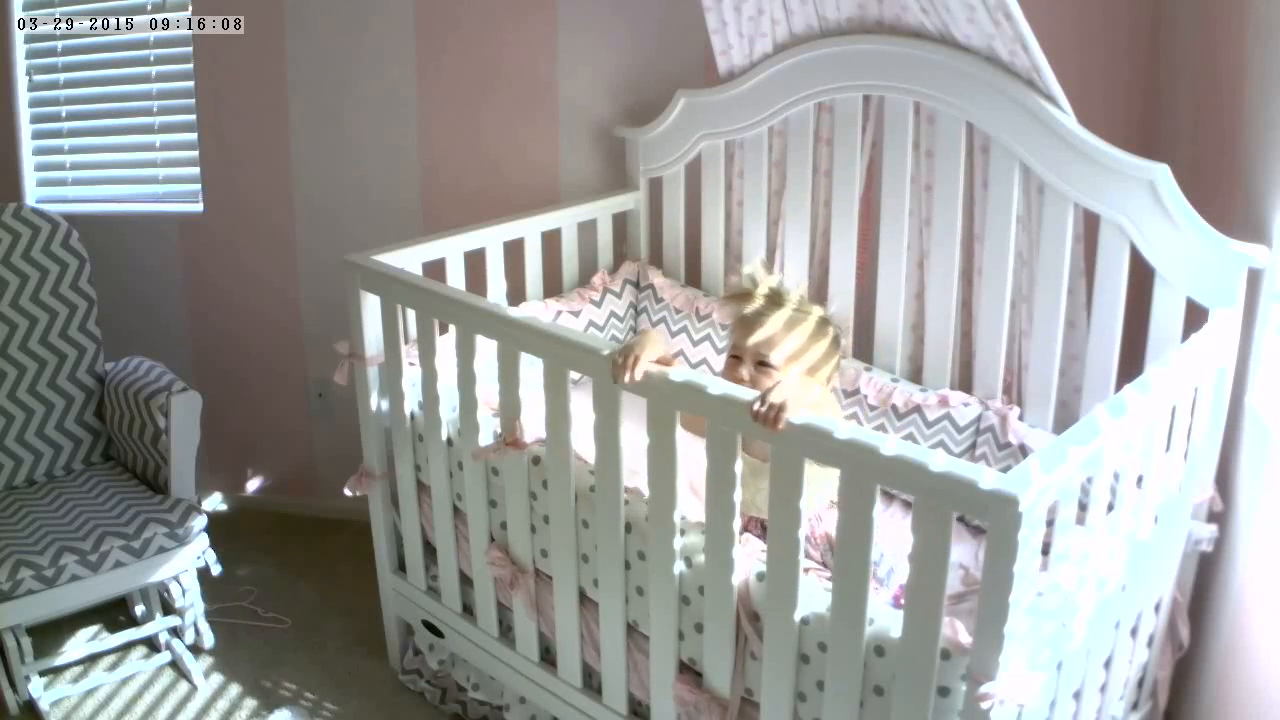
#> input picture frame 39 of 1.mp4, 1280 x 720 px, given in place of 3.mp4, which was not available
$ python edgedetection.py   (older library calls are emulated)
#> lines starting #> are read from the running program, lines starting #| are printed output that depends on the picture; pictures that were not available may be replaced by others from this repository, and a replacement may not be noted
import cv2
import numpy as np

cap = cv2.VideoCapture('3.mp4')
while True:
    _,frame = cap.read()
#> frame is the input picture: shape (720, 1280, 3); mean B, G, R 154.7, 156.5, 156.1

    laplacian= cv2.Laplacian(frame,cv2.CV_64F)
    sobelx = cv2.Sobel(frame,cv2.CV_64F,1,0,ksize=21)
    sobely = cv2.Sobel(frame,cv2.CV_64F,0,1,ksize=21)
    edges = cv2.Canny(frame,100,100)
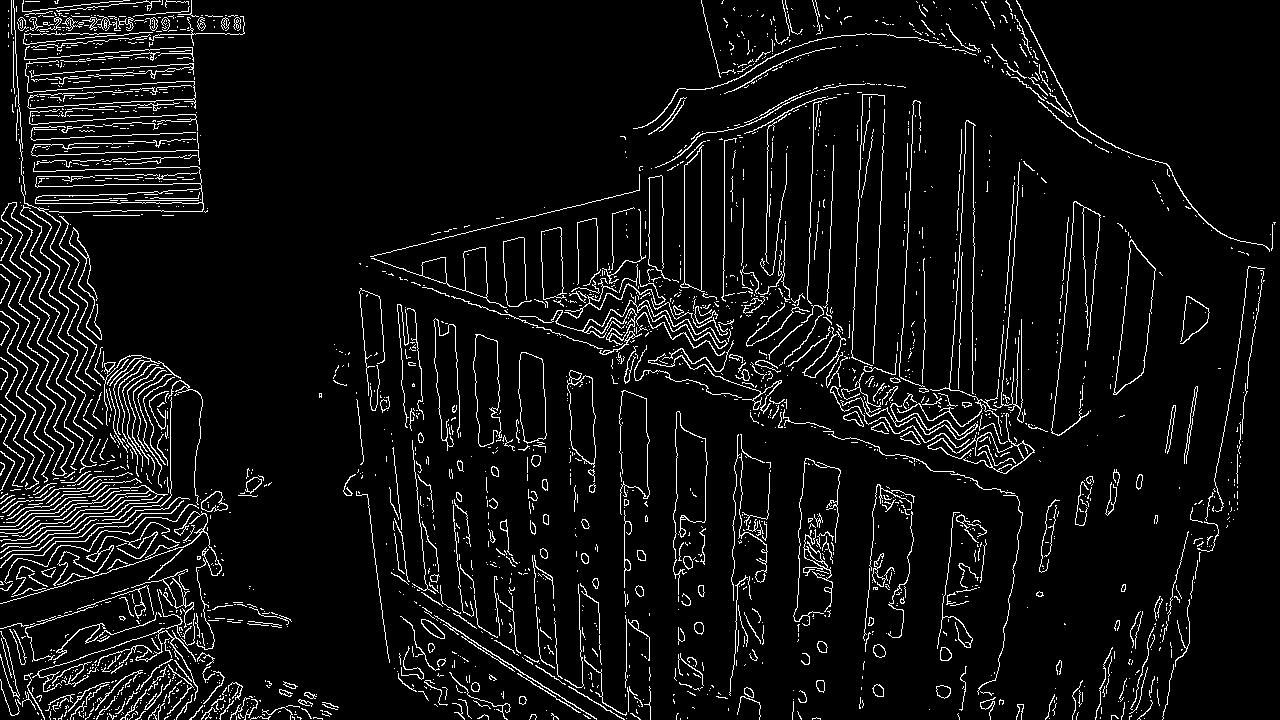
#> edges: shape (720, 1280); 6.5% white in thin lines or dots

    cv2.imshow('Original',frame)
    cv2.imshow('laplacian',laplacian)
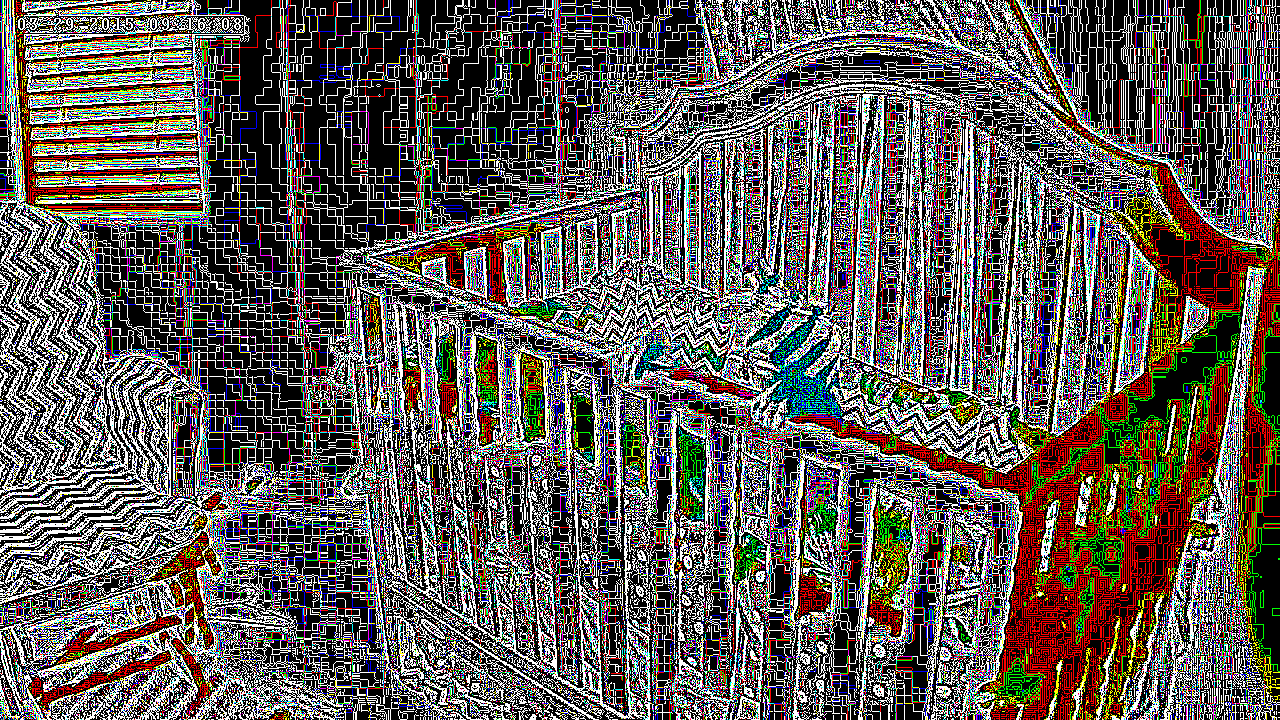
#> window 'laplacian': shape (720, 1280, 3); mean B, G, R 86.5, 91, 96.8
    cv2.imshow('X',sobelx)
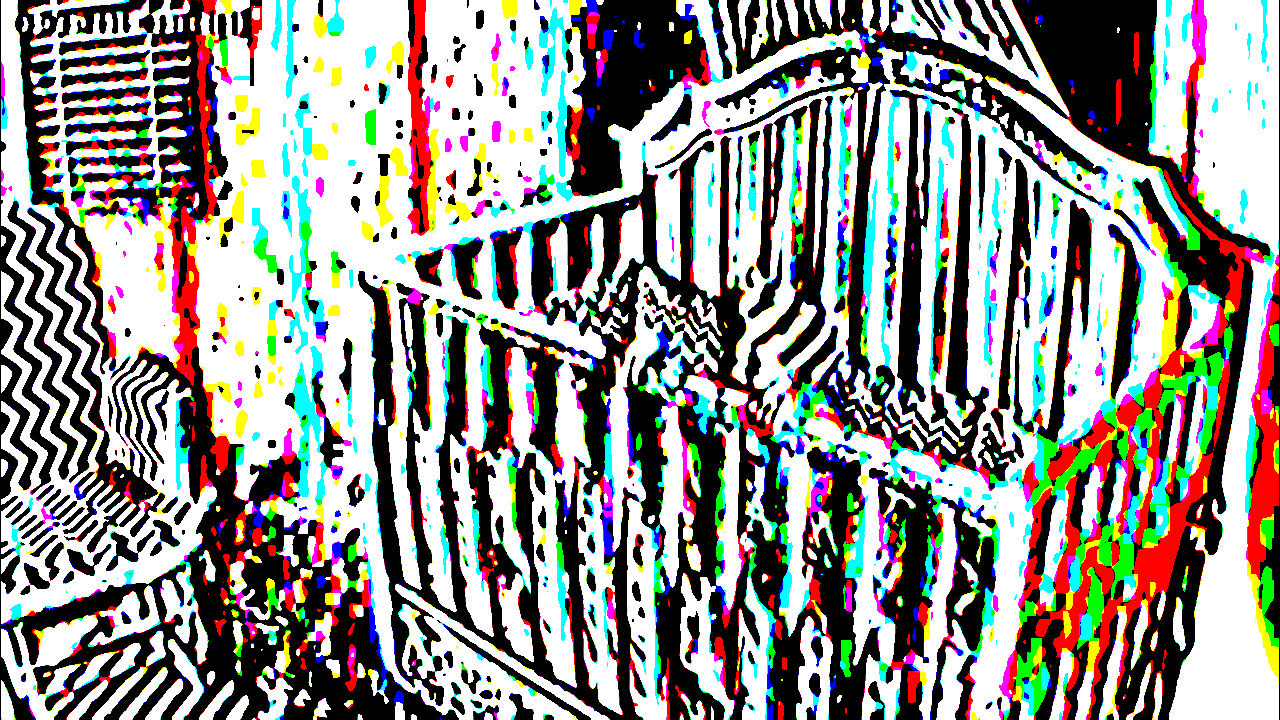
#> window 'X': shape (720, 1280, 3); mean B, G, R 140.1, 144.7, 145
    cv2.imshow('Y',sobely)
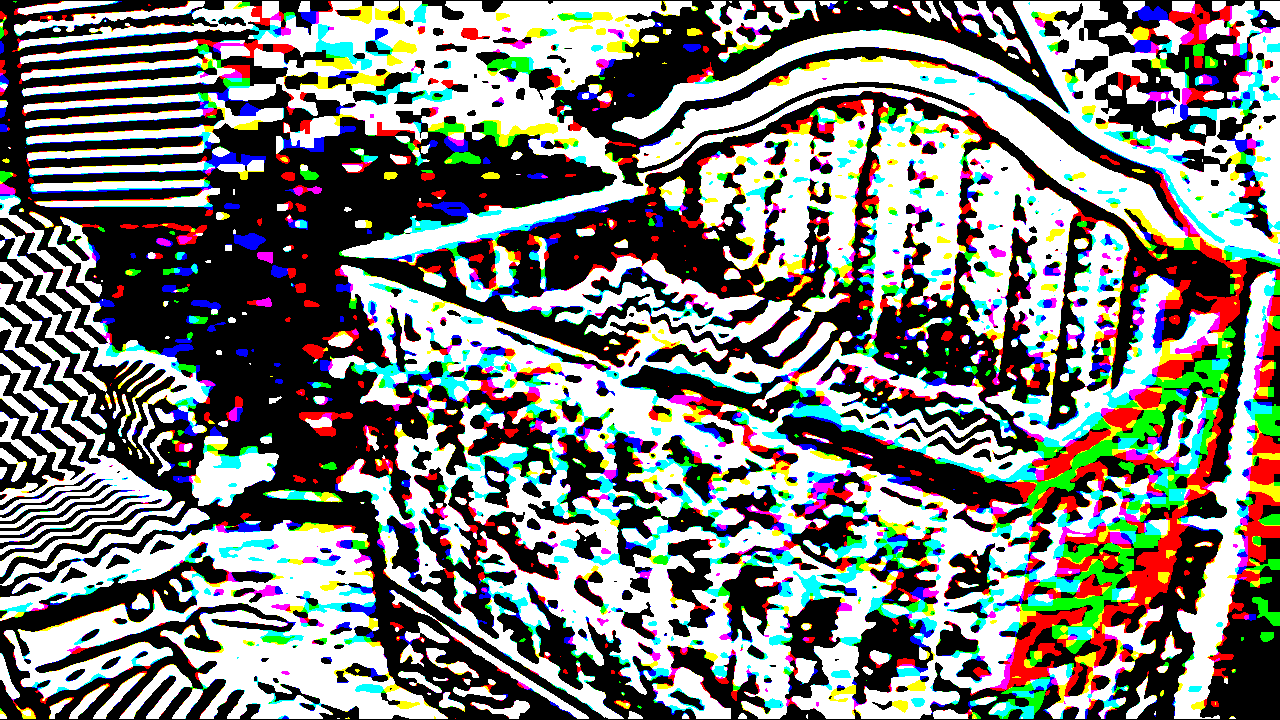
#> window 'Y': shape (720, 1280, 3); mean B, G, R 121.7, 125.6, 123.9
    cv2.imshow('EDge',edges)

    k=cv2.waitKey(5) & 0xFF
#> (key Esc is pressed here)
    if k==27:
        break
#> (the run stopped early here; a loop or call above may not have finished)

$ run again, starting later in the video
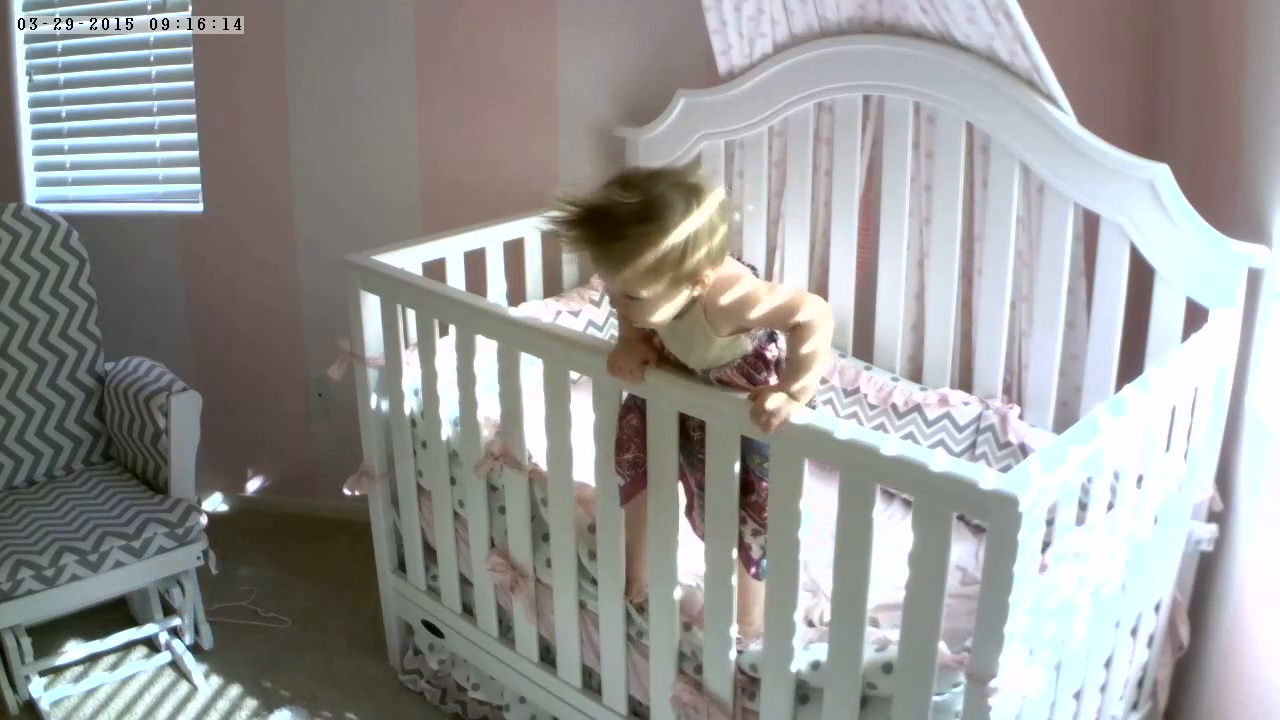
#> input picture frame 177 of 1.mp4, 1280 x 720 px, given in place of 3.mp4, which was not available
#> frame is the input picture: shape (720, 1280, 3); mean B, G, R 149.8, 151.3, 151.5
#> `edges = cv2.Canny(frame,100,100)`:
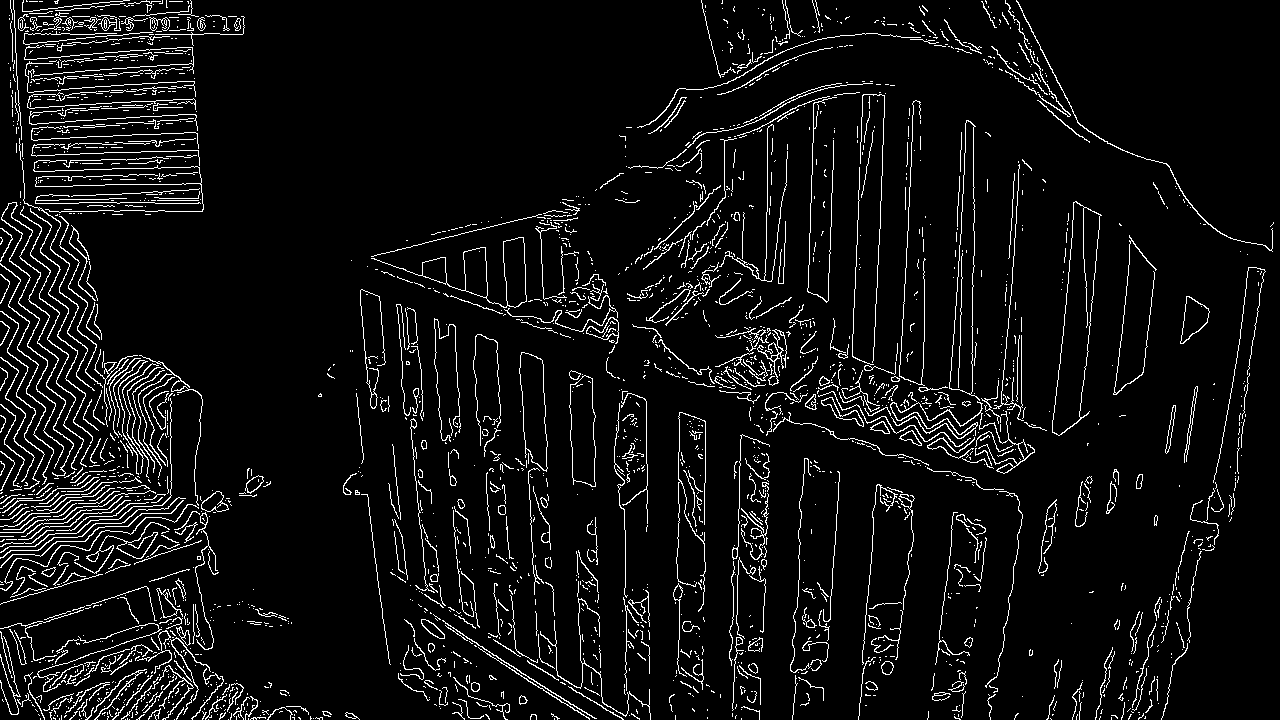
#> edges: shape (720, 1280); 6.3% white in thin lines or dots
#> `cv2.imshow('Y',sobely)`:
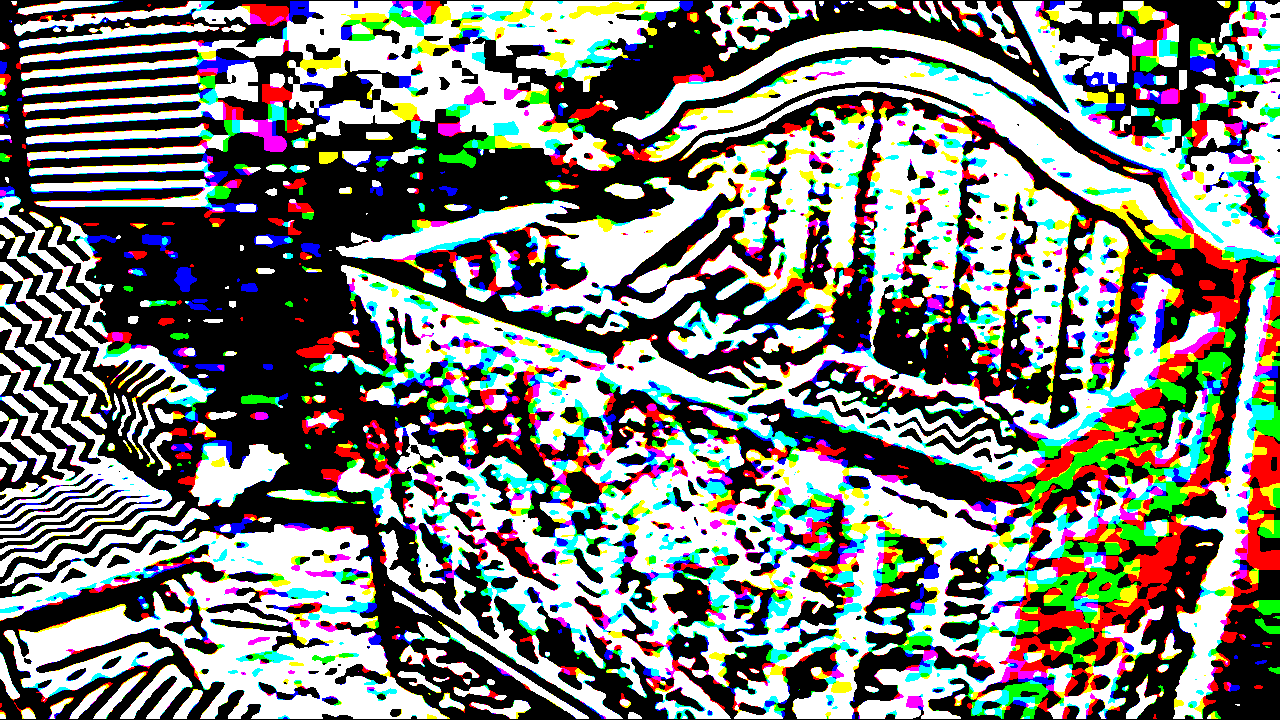
#> window 'Y': shape (720, 1280, 3); mean B, G, R 120.5, 125.4, 124

$ run again, starting later in the video
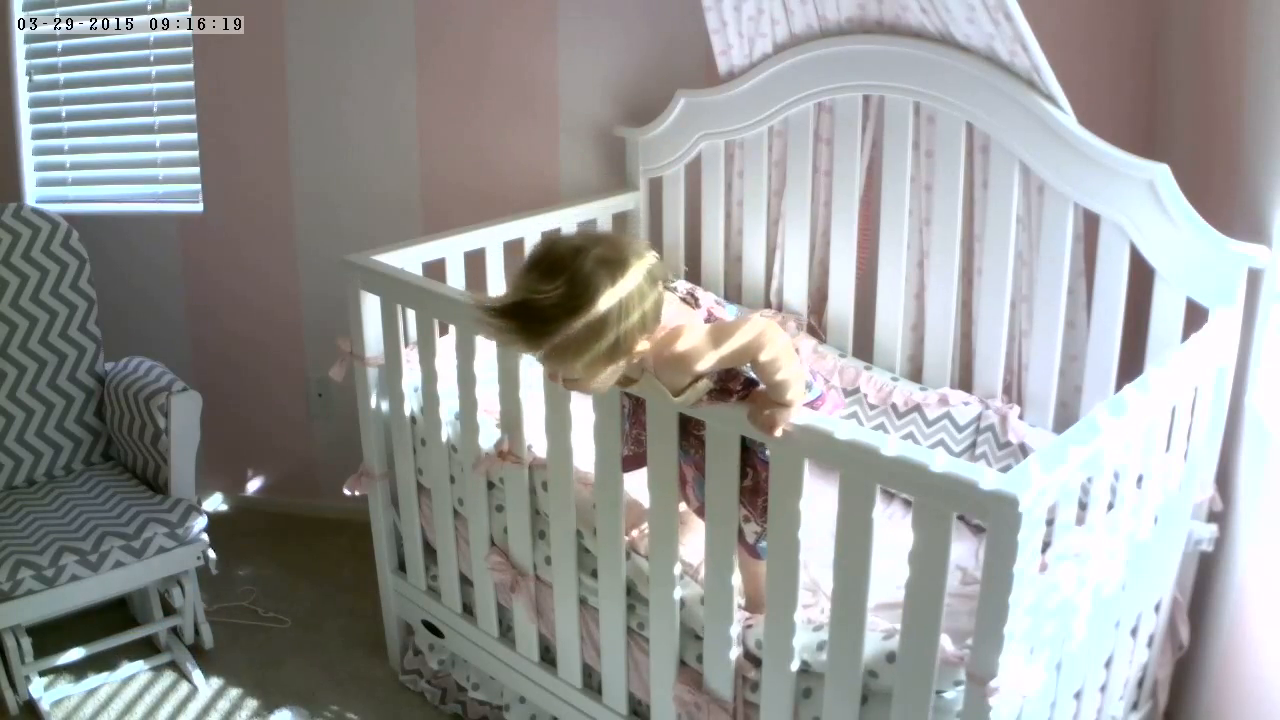
#> input picture frame 315 of 1.mp4, 1280 x 720 px, given in place of 3.mp4, which was not available
#> frame is the input picture: shape (720, 1280, 3); mean B, G, R 151.2, 152.7, 151.7
#> `edges = cv2.Canny(frame,100,100)`:
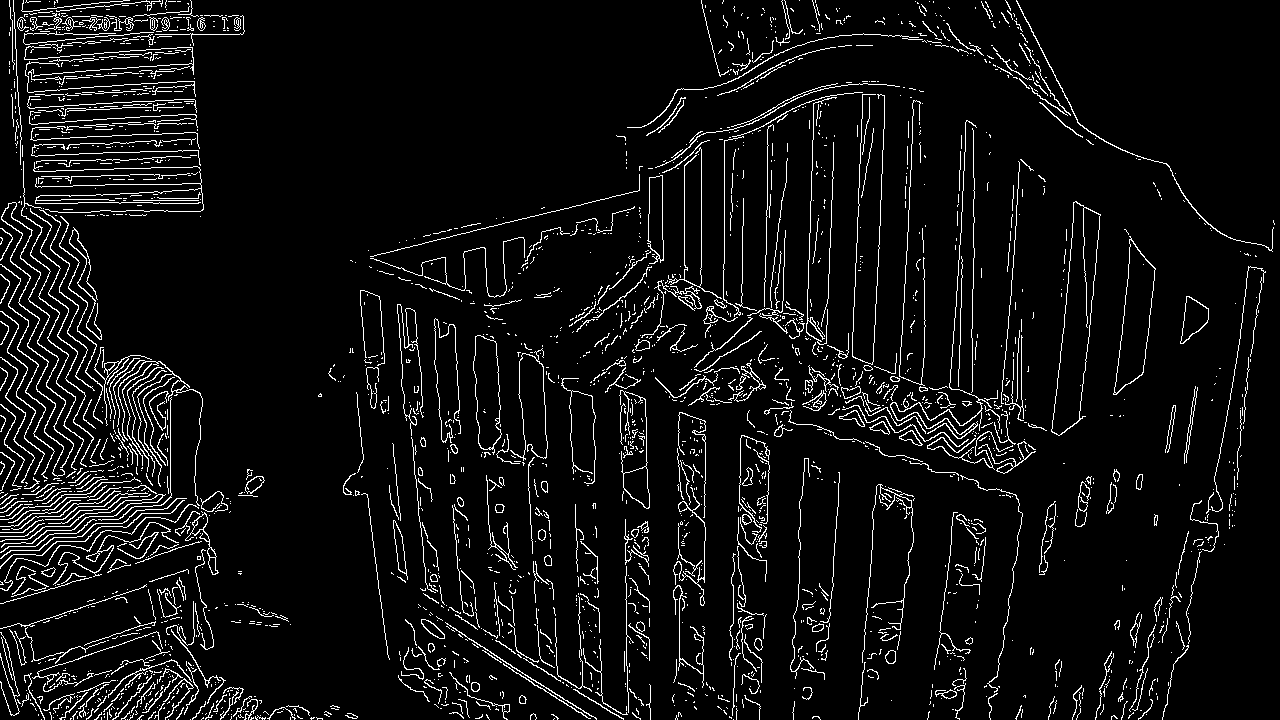
#> edges: shape (720, 1280); 6.3% white in thin lines or dots
#> `cv2.imshow('Y',sobely)`:
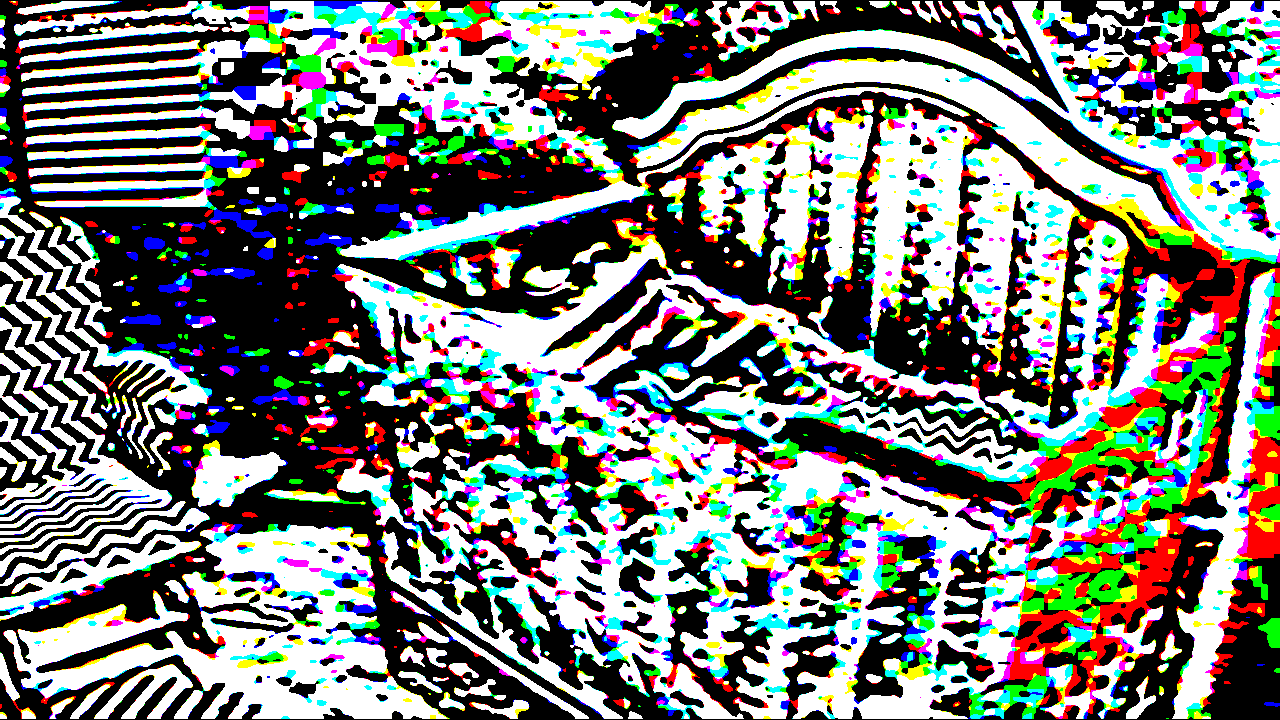
#> window 'Y': shape (720, 1280, 3); mean B, G, R 119.3, 123.8, 122
